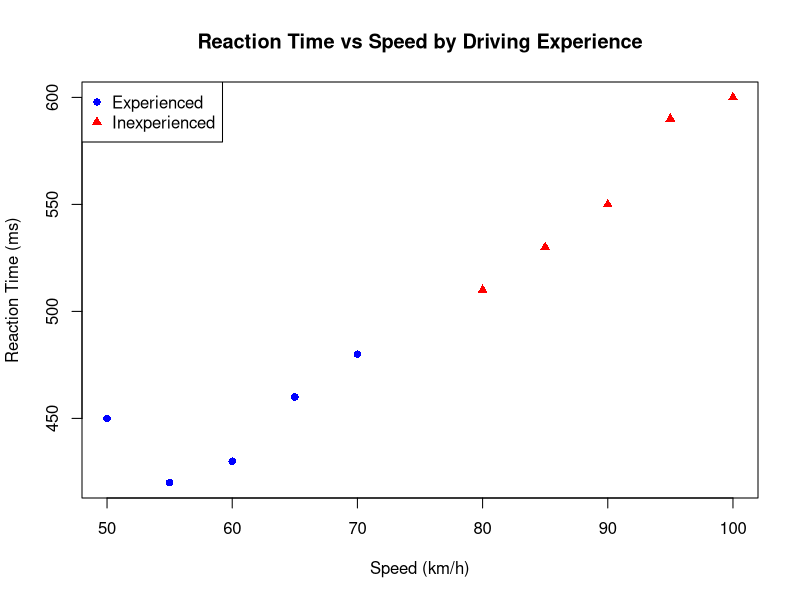
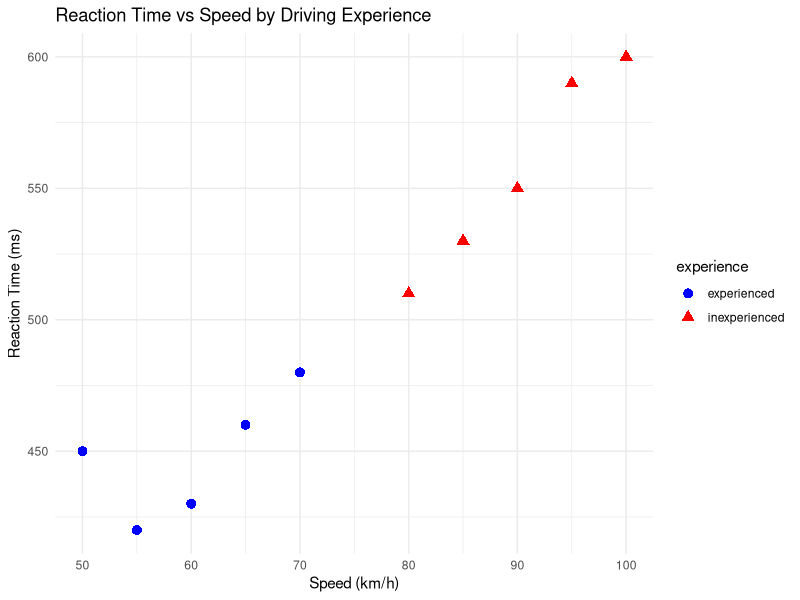

R code for these plots, in order:

#Name: Tasnia Rahman 
#Lab Assignment 6. Graphics 

#----------------------------------------------Part A------------------------------------------------------ 
"With the following data, create a plot of speed on the x-axis and reaction time on the y-axis. 
Use different point characters or colors to distinguish between experienced and inexperienced 
drivers and provide a matching legend. Label the axes and give the plot a title. "

speed <- c(50, 80, 60, 90, 70, 100, 55, 85, 65, 95)
reaction_time <- c(450, 510, 430, 550, 480, 600, 420, 530, 460, 590)
experience <- c("experienced", "inexperienced", "experienced", "inexperienced",
                "experienced", "inexperienced", "experienced", "inexperienced",
                "experienced", "inexperienced")
experience

colors <- ifelse(experience == "experienced", "blue", "red")
colors
pch_vals <- ifelse(experience == "experienced", 16, 17) 
pch_vals

plot(speed, reaction_time,
     col = colors,
     pch = pch_vals,
     xlab = "Speed (km/h)",
     ylab = "Reaction Time (ms)",
     main = "Reaction Time vs Speed by Driving Experience")
plot

legend("topleft",
       legend = c("Experienced", "Inexperienced"),
       col = c("blue", "red"),
       pch = c(16, 17))
legend


#----------------------------------------------Part B------------------------------------------------------ 
#Repeat the Part A task using ggplot2. 

library(ggplot2)
data <- data.frame(
  speed = c(50, 80, 60, 90, 70, 100, 55, 85, 65, 95),
  reaction_time = c(450, 510, 430, 550, 480, 600, 420, 530, 460, 590),
  experience = factor(c("experienced", "inexperienced", "experienced", "inexperienced",
                        "experienced", "inexperienced", "experienced", "inexperienced",
                        "experienced", "inexperienced"))
)

ggplot(data, aes(x = speed, y = reaction_time, color = experience, shape = experience)) +
  geom_point(size = 3) +
  labs(title = "Reaction Time vs Speed by Driving Experience",
       x = "Speed (km/h)",
       y = "Reaction Time (ms)") +
  scale_color_manual(values = c("experienced" = "blue", "inexperienced" = "red")) +
  theme_minimal()

